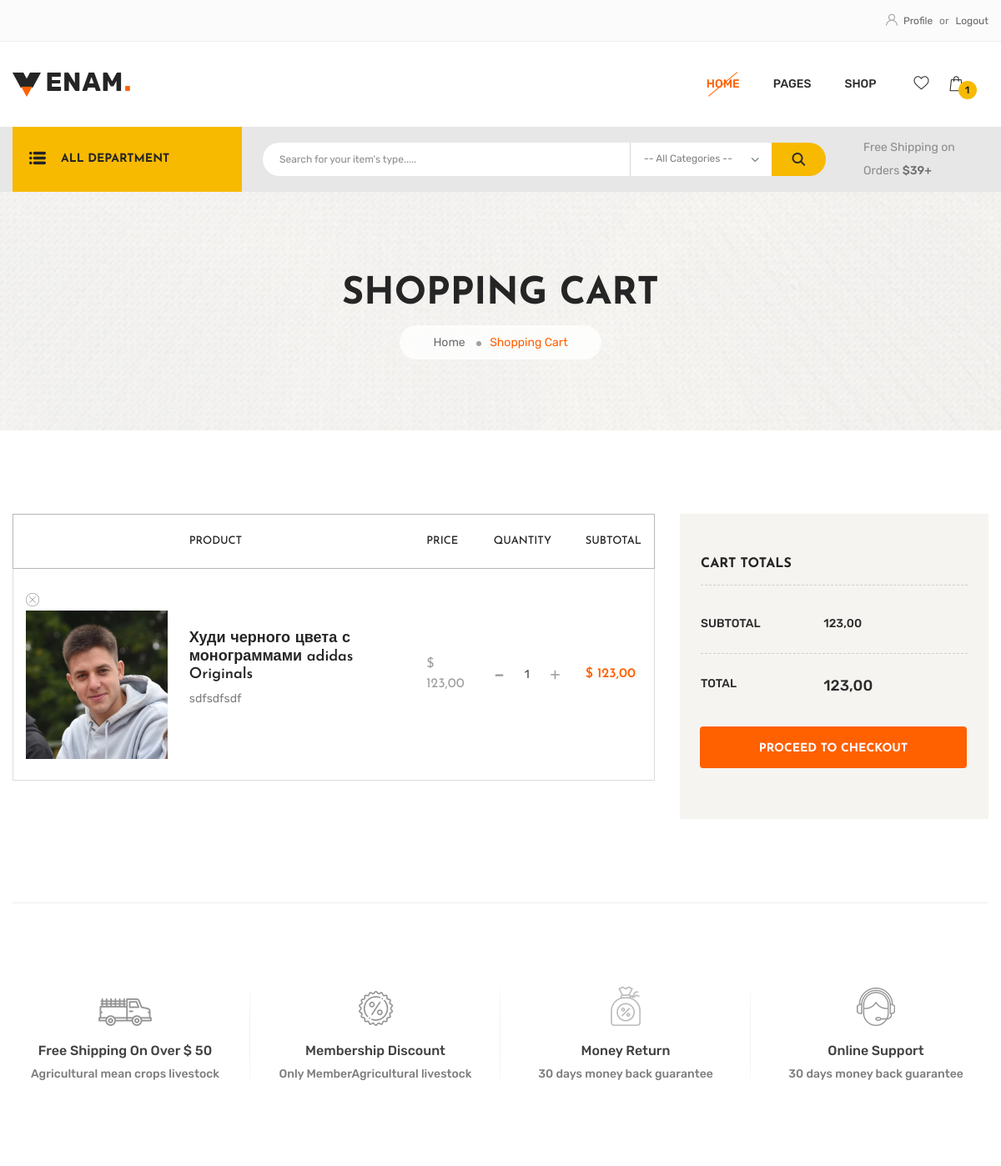
The app's page /cart/ (signed in), older data.
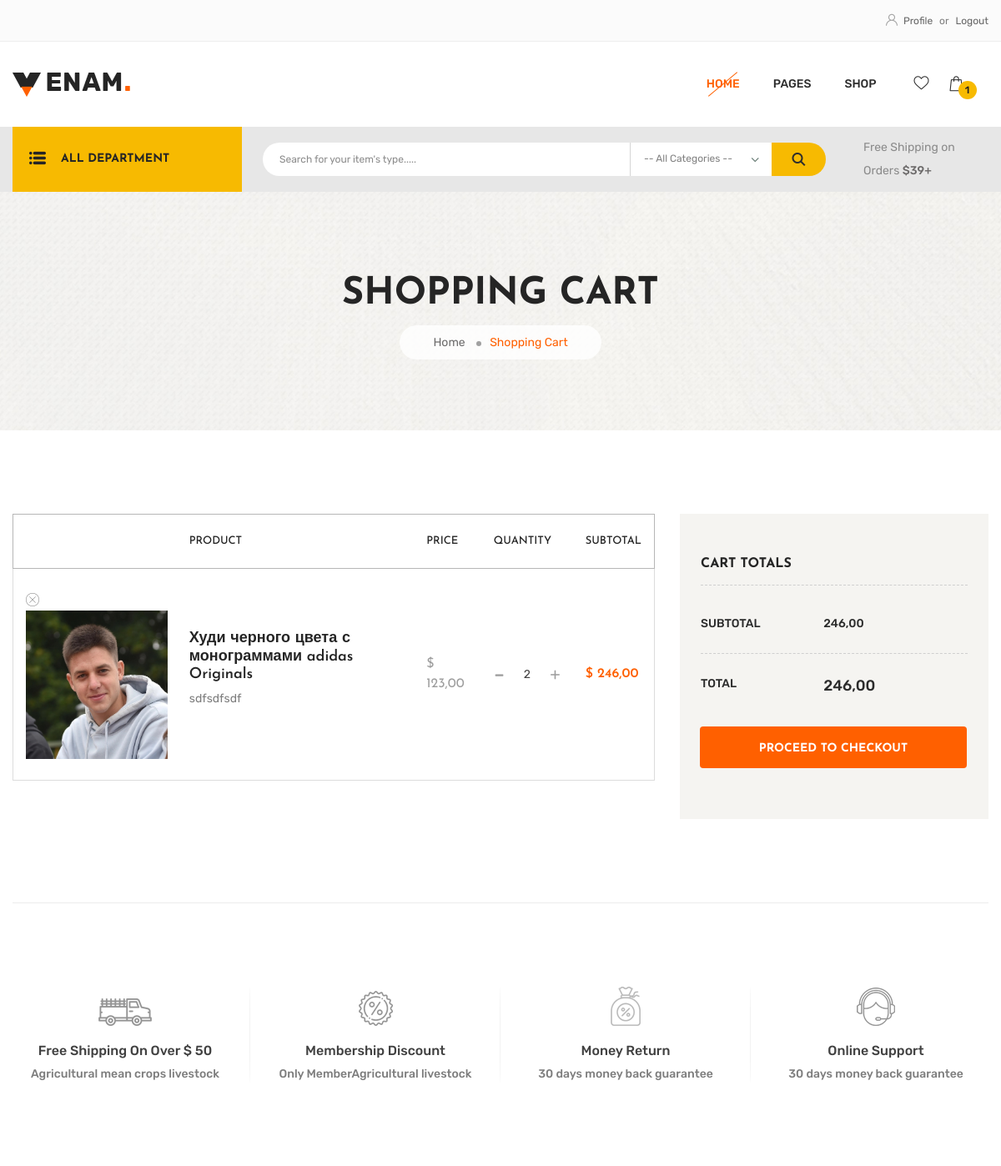
The same page, newer data.
### carts/models.py (models this page shows, shortened)
class Cart(models.Model):
    product = models.ForeignKey(Product, on_delete=models.CASCADE, related_name='carts')
    user = models.ForeignKey(User, on_delete=models.CASCADE, related_name='carts')
    quantity = models.PositiveSmallIntegerField(default=0)
    def subtotal_sum(self):
        return self.product.price * self.quantity

### products/models.py (models this page shows, shortened)
class Product(models.Model):
    name = models.CharField(max_length=100)
    rating = models.PositiveSmallIntegerField(default=0,
                                              blank=True,
                                              null=True,
                                              validators=[MaxValueValidator(5)])
    price = models.DecimalField(max_digits=6, decimal_places=2)
    description = models.TextField()
    size = models.ManyToManyField(Size, blank=True)
    quantity = models.PositiveSmallIntegerField(default=0)
    tag = models.ManyToManyField(Tag, related_name='products')
    category = models.ForeignKey(Category, related_name='products', on_delete=models.CASCADE)
    type_category = models.ForeignKey(TypeCategory, on_delete=models.CASCADE, related_name='products')
    sub_type_category = models.ForeignKey(SubTypeCategory, on_delete=models.CASCADE, related_name='products')
    brand = models.ForeignKey(Brand, on_delete=models.CASCADE)
    is_stock = models.BooleanField(default=True)
    def get_main_image(self):
        return ProductImage.objects.filter(product=self, is_thumbnail=False).first()

class ProductImage(models.Model):
    product = models.ForeignKey(Product, on_delete=models.CASCADE)
    image = models.ImageField(upload_to='product_images')
    is_thumbnail = models.BooleanField(default=False)

### carts/views.py (the view)
# urls.py: path('', CartlistView.as_view(), name='cart'),
class CartlistView(ListView):
    template_name = 'carts/cart.html'
    model = Cart

### carts/context_processors.py (called while the page is built)
def cart_context(request):
    if request.user.is_authenticated:
        cart_products = Cart.objects.filter(user=request.user)
        total_sum = sum(cart.product.price * cart.quantity for cart in cart_products)
    else:
        cart_products = []
        total_sum = 0
    context = {
        'cart_products': cart_products,
        'total_sum': total_sum
    }
    return context

### products/context_processors.py (called while the page is built)
def departments_context(request):
    categories = Category.objects.all()
    type_categories = TypeCategory.objects.all()
    sub_type_categories = SubTypeCategory.objects.all()
    context = {
        'categories': categories,
        'type_categories': type_categories,
        'sub_type_categories': sub_type_categories,
    }
    return context

### templates/carts/cart.html (shortened to what the changed rows need)
{% extends "base.html" %}
{% load static %}
{% block content %}
            <section class="breadcrumb-area breadcrumb-bg" data-background="{% static 'img/bg/breadcrumb_bg.jpg' %}">
                <div class="container">
                    <div class="row">
                        <div class="col-12">
                            <div class="breadcrumb-content text-center">
                                <h2>Shopping Cart</h2>
                            </div>
                        </div>
                    </div>
                </div>
            </section>
            <section class="shop-cart-area wishlist-area pt-100 pb-100">
                <div class="container">
                    <div class="row justify-content-center">
                        <div class="col-lg-8">
                            <div class="table-responsive-xl">
                                <table class="table mb-0">
                                    <thead>
                                        <tr>
                                            <th class="product-thumbnail"></th>
                                            <th class="product-name">Product</th>
                                            <th class="product-price">Price</th>
                                            <th class="product-quantity">QUANTITY</th>
                                            <th class="product-subtotal">SUBTOTAL</th>
                                        </tr>
                                    </thead>
                                    <tbody>
                                        {% for cart in cart_products %}
                                        <tr>
                                            <td class="product-thumbnail"><a href="{% url 'carts:cart_remove' cart.id %}" class="wishlist-remove"><i class="flaticon-cancel-1"></i></a><a href="shop-details.html"><img style="width: 170px; height: 178px" src="{{ cart.product.get_main_image.image.url }}" alt=""></a>
                                            </td>
                                            <td class="product-name">
                                                <h4><a href="shop-details.html">{{ cart.product.name }}</a></h4>
                                                <p>{{ cart.product.description }}</p>
                                            </td>
                                            <td class="product-price">$ {{ cart.product.price }}</td>
                                            <td class="product-quantity">
                                                <div class="cart-plus">
                                                    <form action="#">
                                                        <div class="cart-plus-minus">
                                                            <input type="text" value="{{ cart.quantity }}">
                                                        </div>
                                                    </form>
                                                </div>
                                            </td>
                                            <td class="product-subtotal"><span>$ {{ cart.subtotal_sum }}</span></td>
                                        </tr>
                                        {% endfor %}
                                    </tbody>
                                </table>
                            </div>
                        </div>
                        <div class="col-lg-4 col-md-8">
                            <aside class="shop-cart-sidebar">
                                <div class="shop-cart-widget">
                                    <form action="#">
                                        <ul>
                                            <li><span>SUBTOTAL</span> {{ total_sum }}</li>
                                            <li class="cart-total-amount"><span>TOTAL</span> <span class="amount">{{ total_sum }}</span></li>
                                        </ul>
                                    </form>
                                </div>
                            </aside>
                        </div>
                    </div>
                </div>
            </section>
{% endblock %}

Row changes from the older to the newer data that the page shows:
changed Cart "Худи черного цвета с монограммами adidas Originals": quantity "1" → "2"; subtotal_sum "123,00" → "246,00"
Text that changed along with them:
{{ total_sum }}: "123,00" → "246,00"
